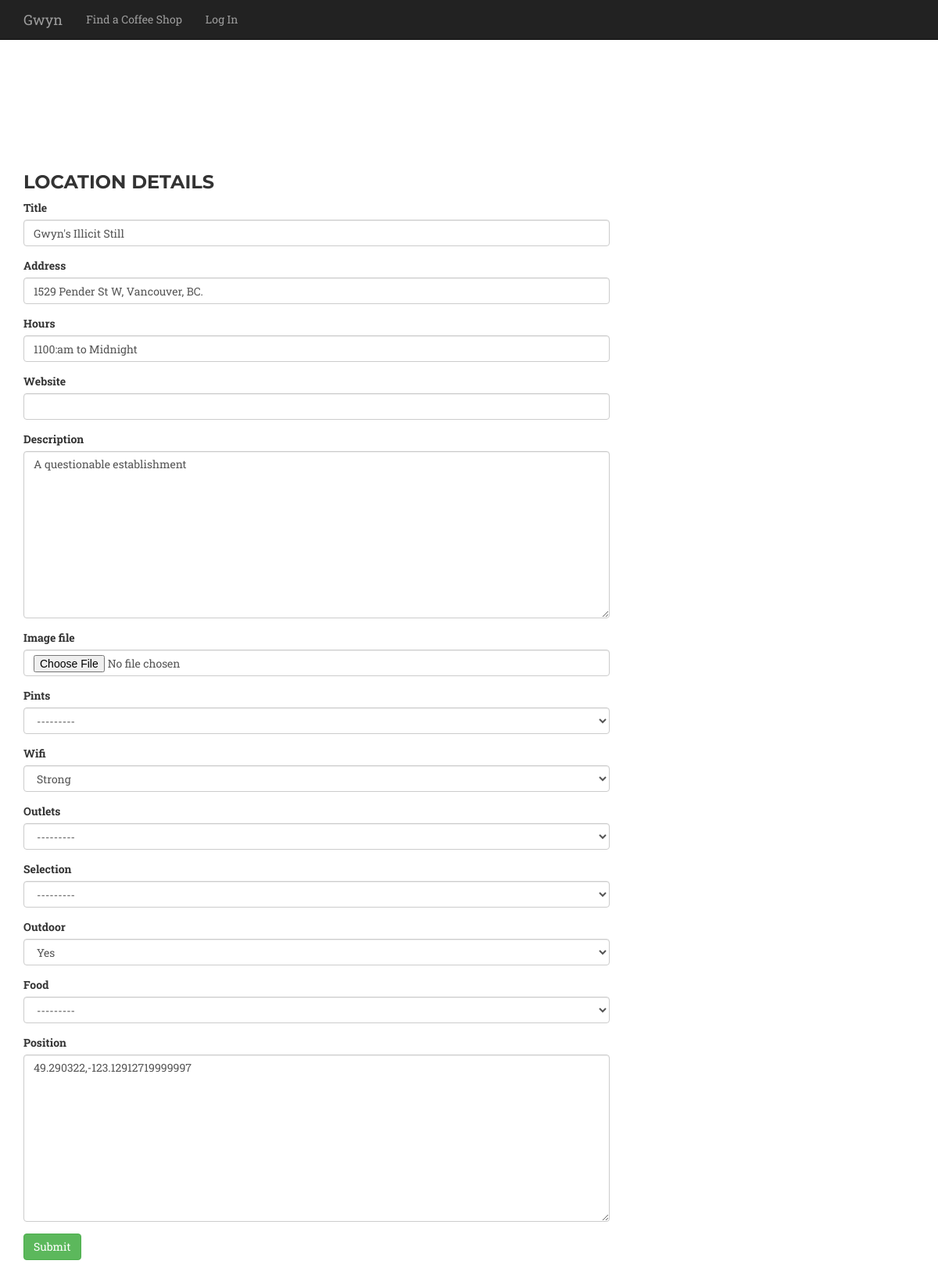
Screenshot of /location/3/update/ with the database file from the repository.
### core/models.py (models this page shows, shortened)
class Location(models.Model):
    title = models.CharField(max_length=300)
    description = models.CharField(null=True, blank=True,max_length=300)
    address = models.CharField(null=True, blank=True,max_length=300)
    hours = models.CharField(null=True, blank=True,max_length=300)
    website = models.CharField(null=True, blank=True,max_length=300)
    description = models.TextField(null=True, blank=True)
    created_at = models.DateTimeField(auto_now_add=True)
    image_file = models.ImageField(upload_to=upload_to_location, null=True, blank=True)
    pints = models.IntegerField(choices=PINT_CHOICES, null=True, blank=True)
    wifi = models.IntegerField(choices=WIFI_CHOICES, null=True, blank=True)
    outlets = models.IntegerField(choices=PLURAL_CHOICES, null=True, blank=True)
    selection = models.IntegerField(choices=COFFEE_CHOICES, null=True, blank=True)
    outdoor = models.IntegerField(choices=YESNO_CHOICES, null=True, blank=True)
    food = models.IntegerField(choices=COFFEE_CHOICES, null=True, blank=True)
    position = GeopositionField(null=True, blank=True)

### core/views.py (the view)
# urls.py: url(r'location/(?P<pk>\d+)/update/$', coreviews.LocationUpdateView.as_view(), name='location_update'),
class LocationUpdateView(UpdateView):
    model = coremodels.Location
    template_name = 'base/form.html'
    fields = "__all__"

### templates/base/form.html (shortened to what this page needs)
{% extends "base/theme.html" %}
{% load widget_tweaks %}
{% block main_content %}
 <section id="services">
 <div class="container">
	<div class="row">
 		{% if form %}
 		<div class="col-md-8">
 			<h3>Location Details</h3>
 			<form action="" method="post" enctype="multipart/form-data">{% csrf_token %}{{ form.media }}
 			{% for field in form %}
 				<div class="form-group warning">
 					<label for="exampleInputFile">{{ field.label }}</label>
 					{{ field|add_class:"form-control"}}
 				</div>
 			{% endfor %}
 			<input type="submit" class="btn btn-success" role="button" value="{{ verb|default:"Submit" }}" />
 			</form>
		</div>
		{% endif %}
	</div>
</div>
</section>
{% endblock %}

### static/css/agency.css (style rules this page uses)
body { overflow-x: hidden; font-family: "Roboto Slab","Helvetica Neue",Helvetica,Arial,sans-serif; }
h1, h2, h3, h4, h5, h6 { text-transform: uppercase; font-family: Montserrat,"Helvetica Neue",Helvetica,Arial,sans-serif; font-weight: 700; }
section { padding: 100px 0; }
@media (min-width:768px) { section { padding: 150px 0; } }
body { webkit-tap-highlight-color: #fed136; }

### static/css/style.css (style rules this page uses)
body { padding-top: 50px; }

### rows the page displays
Location: form "Gwyn's Illicit Still" "1529 Pender St W, Vancouver, BC." "1100:am to Midnight" "A questionable establishment" "---------" "Strong" "---------" "---------" "Yes" "---------" "49.290322,-123.12912719999997"

### other values shown
{{ field.label }} "Title" "Address" "Hours" "Website" "Description" "Image file" "Pints" "Wifi" "Outlets" "Selection" "Outdoor" "Food" "Position"
